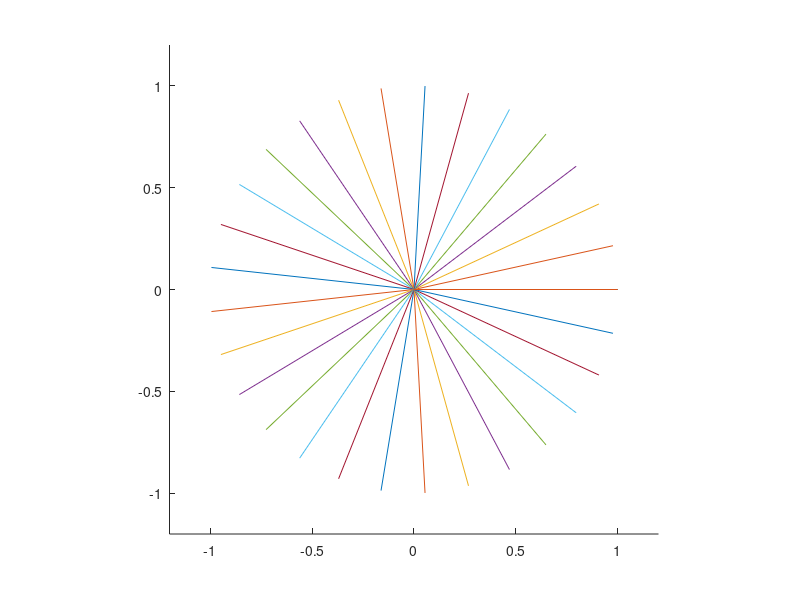

The MATLAB source for this figure:
clc;clear all;close all;
theta=linspace(0,2*pi,30);
x=cos(theta);
y=sin(theta);
hold on
axis([-1.2 1.2 -1.2 1.2])
axis square
for ii=1:length(theta)
    plot([0,x(ii)],[0,y(ii)]);
    tic;
    pause(0.1);
    toc
end
